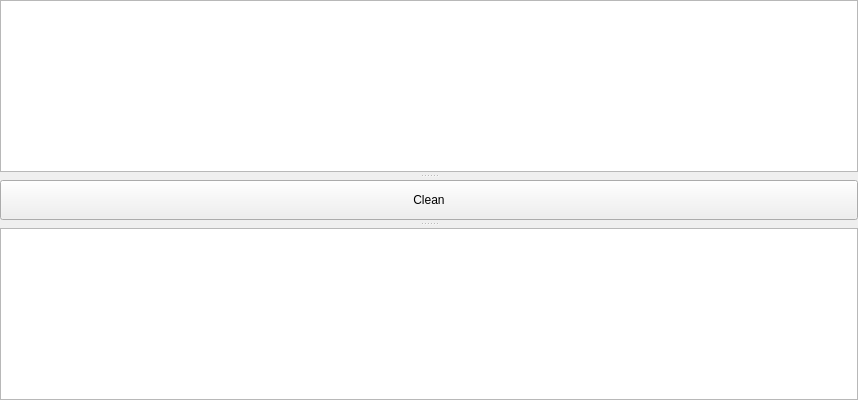
       <widget class="QSplitter" name="splitter">
        <property name="sizePolicy">
         <sizepolicy hsizetype="Expanding" vsizetype="Expanding">
          <horstretch>0</horstretch>
          <verstretch>0</verstretch>
         </sizepolicy>
        </property>
        <property name="minimumSize">
         <size>
          <width>0</width>
          <height>150</height>
         </size>
        </property>
        <property name="orientation">
         <enum>Qt::Vertical</enum>
        </property>
        <property name="handleWidth">
         <number>8</number>
        </property>
        <property name="childrenCollapsible">
         <bool>false</bool>
        </property>
        <widget class="QTableWidget" name="filesTable">
         <property name="sizePolicy">
          <sizepolicy hsizetype="Expanding" vsizetype="Expanding">
           <horstretch>0</horstretch>
           <verstretch>0</verstretch>
          </sizepolicy>
         </property>
         <property name="minimumSize">
          <size>
           <width>800</width>
           <height>46</height>
          </size>
         </property>
         <property name="frameShape">
          <enum>QFrame::StyledPanel</enum>
         </property>
         <property name="editTriggers">
          <set>QAbstractItemView::NoEditTriggers</set>
         </property>
         <property name="showDropIndicator" stdset="0">
          <bool>false</bool>
         </property>
         <property name="selectionMode">
          <enum>QAbstractItemView::SingleSelection</enum>
         </property>
         <property name="selectionBehavior">
          <enum>QAbstractItemView::SelectRows</enum>
         </property>
         <property name="gridStyle">
          <enum>Qt::DotLine</enum>
         </property>
         <property name="sortingEnabled">
          <bool>true</bool>
         </property>
         <property name="columnCount">
          <number>5</number>
         </property>
         <attribute name="horizontalHeaderVisible">
          <bool>false</bool>
         </attribute>
         <attribute name="horizontalHeaderStretchLastSection">
          <bool>false</bool>
         </attribute>
         <attribute name="verticalHeaderVisible">
          <bool>false</bool>
         </attribute>
         <column/>
         <column/>
         <column/>
         <column/>
         <column/>
        </widget>
        <widget class="QPushButton" name="cleanButton">
         <property name="sizePolicy">
          <sizepolicy hsizetype="Expanding" vsizetype="Fixed">
           <horstretch>0</horstretch>
           <verstretch>0</verstretch>
          </sizepolicy>
         </property>
         <property name="minimumSize">
          <size>
           <width>858</width>
           <height>40</height>
          </size>
         </property>
         <property name="maximumSize">
          <size>
           <width>16777215</width>
           <height>40</height>
          </size>
         </property>
         <property name="text">
          <string>Clean</string>
         </property>
         <property name="icon">
          <iconset theme="edit-clear-all">
           <normaloff>.</normaloff>.</iconset>
         </property>
        </widget>
        <widget class="QTextBrowser" name="debugTextBrowser">
         <property name="sizePolicy">
          <sizepolicy hsizetype="Expanding" vsizetype="Expanding">
           <horstretch>0</horstretch>
           <verstretch>0</verstretch>
          </sizepolicy>
         </property>
         <property name="minimumSize">
          <size>
           <width>800</width>
           <height>48</height>
          </size>
         </property>
         <property name="horizontalScrollBarPolicy">
          <enum>Qt::ScrollBarAlwaysOff</enum>
         </property>
         <property name="autoFormatting">
          <set>QTextEdit::AutoAll</set>
         </property>
         <property name="documentTitle">
          <string/>
         </property>
         <property name="placeholderText">
          <string/>
         </property>
        </widget>
       </widget>
